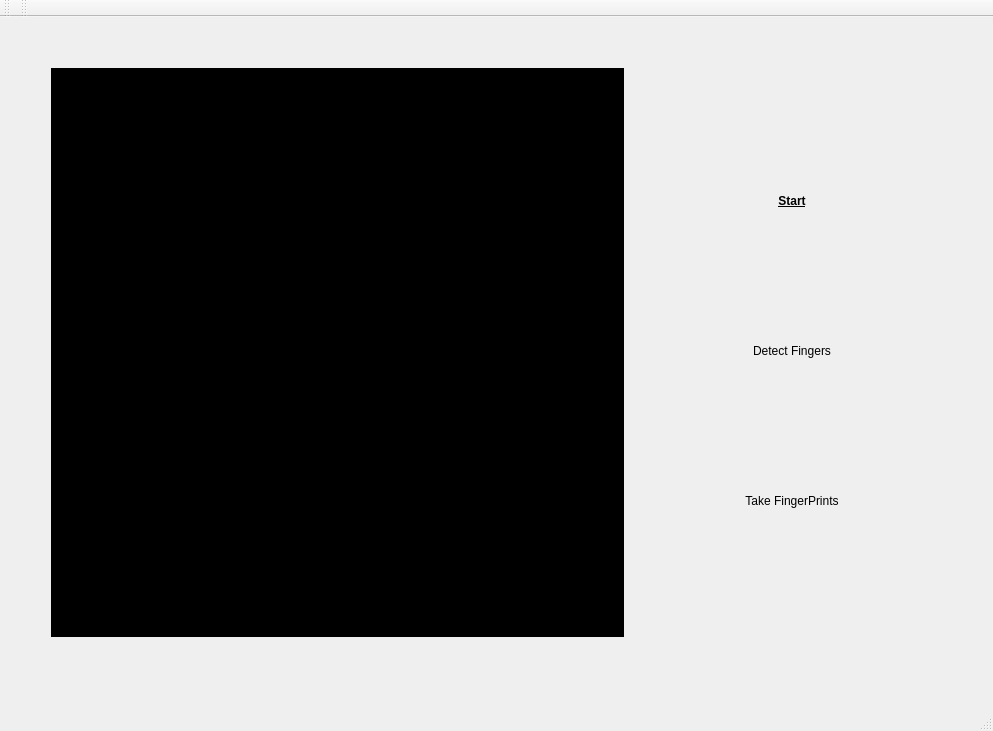
<?xml version="1.0" encoding="UTF-8"?>
<ui version="4.0">
 <class>MainWindow</class>
 <widget class="QMainWindow" name="MainWindow">
  <property name="geometry">
   <rect>
    <x>0</x>
    <y>0</y>
    <width>993</width>
    <height>731</height>
   </rect>
  </property>
  <property name="windowTitle">
   <string>MainWindow</string>
  </property>
  <widget class="QWidget" name="centralWidget">
   <widget class="QWidget" name="">
    <property name="geometry">
     <rect>
      <x>40</x>
      <y>40</y>
      <width>901</width>
      <height>591</height>
     </rect>
    </property>
    <layout class="QHBoxLayout" name="workingWindow" stretch="2,1">
     <property name="spacing">
      <number>20</number>
     </property>
     <item>
      <widget class="QLabel" name="video">
       <property name="autoFillBackground">
        <bool>false</bool>
       </property>
       <property name="styleSheet">
        <string notr="true">Background-color: #000;</string>
       </property>
       <property name="text">
        <string>TextLabel</string>
       </property>
      </widget>
     </item>
     <item>
      <layout class="QVBoxLayout" name="buttonBox">
       <property name="leftMargin">
        <number>10</number>
       </property>
       <item>
        <widget class="QPushButton" name="startButton">
         <property name="minimumSize">
          <size>
           <width>20</width>
           <height>20</height>
          </size>
         </property>
         <property name="font">
          <font>
           <weight>75</weight>
           <bold>true</bold>
           <underline>true</underline>
          </font>
         </property>
         <property name="cursor">
          <cursorShape>PointingHandCursor</cursorShape>
         </property>
         <property name="toolTip">
          <string extracomment="Start or Stop the Video Capture"/>
         </property>
         <property name="toolTipDuration">
          <number>-2</number>
         </property>
         <property name="autoFillBackground">
          <bool>true</bool>
         </property>
         <property name="styleSheet">
          <string notr="true">background-color: rgb(52, 101, 164);</string>
         </property>
         <property name="text">
          <string>Start</string>
         </property>
         <property name="iconSize">
          <size>
           <width>40</width>
           <height>61</height>
          </size>
         </property>
         <property name="autoDefault">
          <bool>false</bool>
         </property>
         <property name="flat">
          <bool>true</bool>
         </property>
        </widget>
       </item>
       <item>
        <widget class="QPushButton" name="fingerDetectButton">
         <property name="autoFillBackground">
          <bool>true</bool>
         </property>
         <property name="styleSheet">
          <string notr="true">background-color: rgb(115, 210, 22);</string>
         </property>
         <property name="text">
          <string>Detect Fingers</string>
         </property>
         <property name="iconSize">
          <size>
           <width>19</width>
           <height>20</height>
          </size>
         </property>
         <property name="flat">
          <bool>true</bool>
         </property>
        </widget>
       </item>
       <item>
        <widget class="QPushButton" name="fingerPrintButton">
         <property name="autoFillBackground">
          <bool>true</bool>
         </property>
         <property name="styleSheet">
          <string notr="true">background-color: rgb(193, 125, 17);</string>
         </property>
         <property name="text">
          <string>Take FingerPrints</string>
         </property>
         <property name="iconSize">
          <size>
           <width>19</width>
           <height>20</height>
          </size>
         </property>
         <property name="flat">
          <bool>true</bool>
         </property>
        </widget>
       </item>
      </layout>
     </item>
    </layout>
   </widget>
  </widget>
  <widget class="QMenuBar" name="menuBar">
   <property name="geometry">
    <rect>
     <x>0</x>
     <y>0</y>
     <width>993</width>
     <height>27</height>
    </rect>
   </property>
  </widget>
  <widget class="QToolBar" name="mainToolBar">
   <attribute name="toolBarArea">
    <enum>TopToolBarArea</enum>
   </attribute>
   <attribute name="toolBarBreak">
    <bool>false</bool>
   </attribute>
  </widget>
  <widget class="QStatusBar" name="statusBar"/>
  <widget class="QToolBar" name="toolBar">
   <property name="windowTitle">
    <string>toolBar</string>
   </property>
   <attribute name="toolBarArea">
    <enum>TopToolBarArea</enum>
   </attribute>
   <attribute name="toolBarBreak">
    <bool>false</bool>
   </attribute>
  </widget>
 </widget>
 <layoutdefault spacing="6" margin="11"/>
 <resources/>
 <connections/>
</ui>
